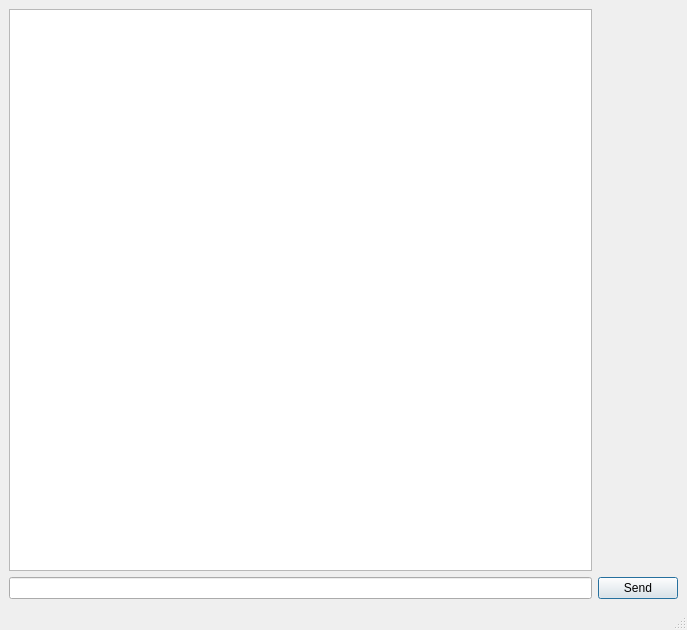
<?xml version="1.0" encoding="UTF-8"?>
<ui version="4.0">
 <class>PMWindow</class>
 <widget class="QMainWindow" name="PMWindow">
  <property name="geometry">
   <rect>
    <x>0</x>
    <y>0</y>
    <width>687</width>
    <height>630</height>
   </rect>
  </property>
  <property name="windowTitle">
   <string>MainWindow</string>
  </property>
  <widget class="QWidget" name="centralwidget">
   <layout class="QGridLayout" name="gridLayout">
    <item row="1" column="1">
     <widget class="QPushButton" name="btnSend">
      <property name="text">
       <string>Send</string>
      </property>
      <property name="autoDefault">
       <bool>true</bool>
      </property>
      <property name="default">
       <bool>true</bool>
      </property>
     </widget>
    </item>
    <item row="1" column="0">
     <widget class="QLineEdit" name="txtInput"/>
    </item>
    <item row="0" column="0">
     <widget class="QTextBrowser" name="txtChat">
      <property name="readOnly">
       <bool>true</bool>
      </property>
      <property name="openExternalLinks">
       <bool>true</bool>
      </property>
     </widget>
    </item>
   </layout>
  </widget>
  <widget class="QMenuBar" name="menubar">
   <property name="geometry">
    <rect>
     <x>0</x>
     <y>0</y>
     <width>687</width>
     <height>30</height>
    </rect>
   </property>
  </widget>
  <widget class="QStatusBar" name="statusbar"/>
 </widget>
 <resources/>
 <connections/>
</ui>
